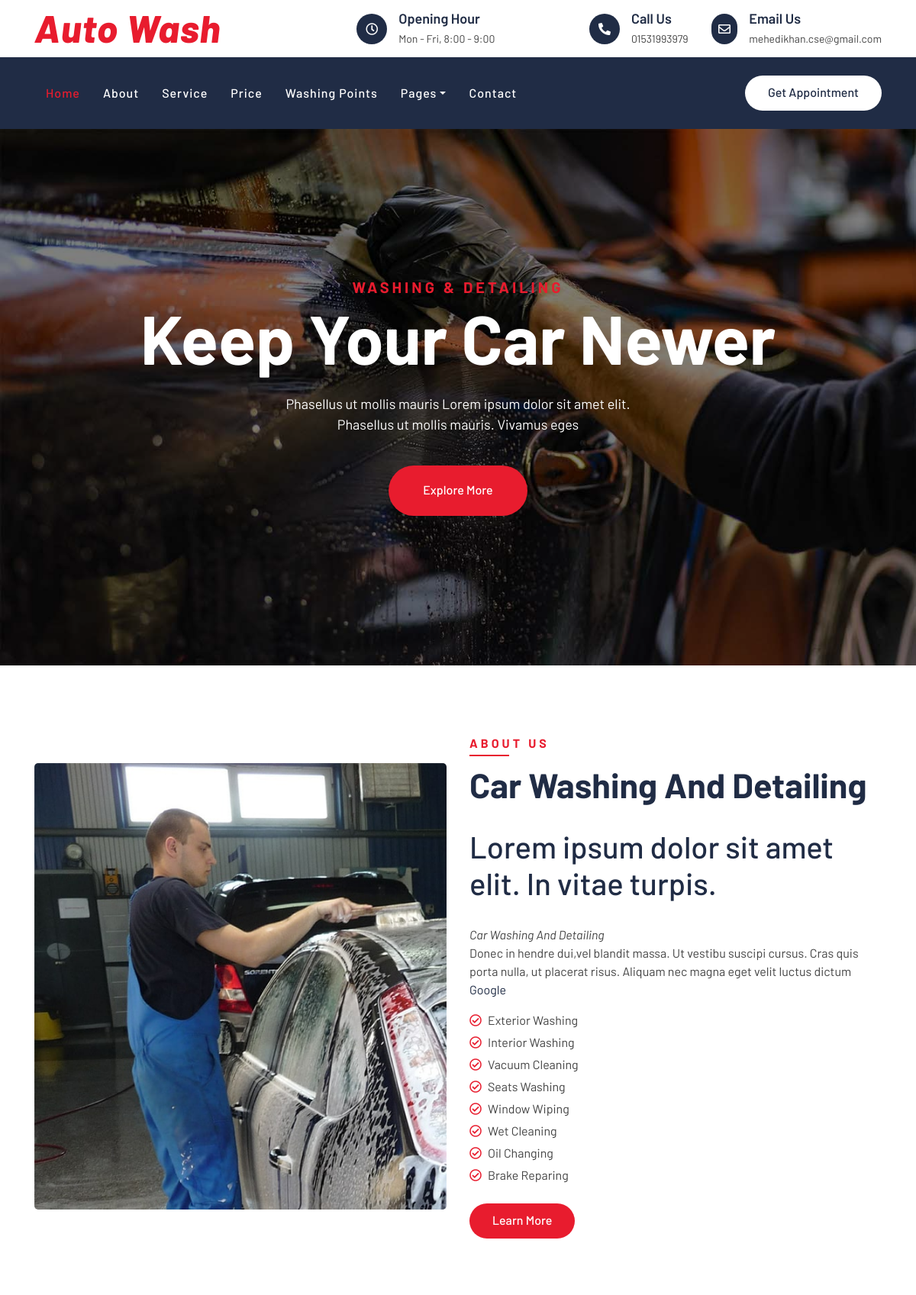
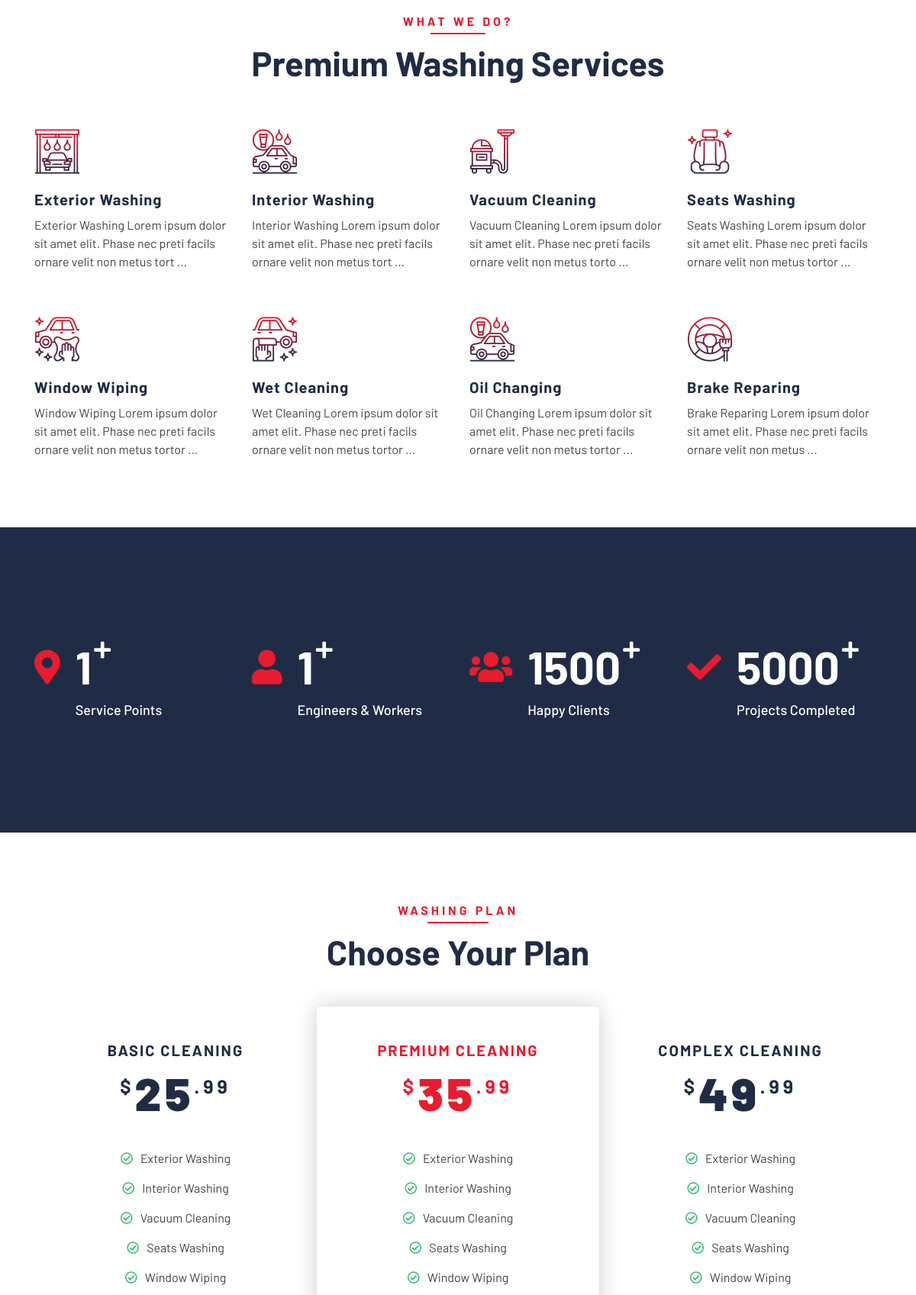
The page / (upper part) on the database its author committed (2 pictures, top to bottom).
### CleaningService/models.py (models this page shows, shortened)
class Office(models.Model):
    Ouser = models.OneToOneField(User,on_delete=models.CASCADE,default='1')
    Office_name = models.CharField(max_length=100,verbose_name='Office Name',blank=True)
    Office_location = models.CharField(max_length=100,verbose_name='Office Location',blank=True)
    Day_time = models.CharField(max_length=100,blank=False,verbose_name='Office Day and Time')
    Number = models.CharField(max_length=15,blank=True,verbose_name='Quick Contact Number')
    Email = models.EmailField()
    Status = models.BooleanField(default=False)

class Carousel(models.Model):
    Catitle = models.CharField(max_length=100,verbose_name='Title',blank=False)
    CaSubTitle = models.CharField(max_length=150,verbose_name='Subtitle',blank=False)
    CaImage = models.ImageField(upload_to='carousel',verbose_name='Image',default='carousel.jpg')
    CaDesc = models.TextField(max_length=300,verbose_name='Description',blank=False)
    Status = models.BooleanField(default=False)
    def desc(self):
        return self.CaDesc[:100]

class AboutUs(models.Model):
    Auser = models.OneToOneField(User,on_delete=models.CASCADE,default='1')
    Atitle = models.CharField(max_length=100,verbose_name='Title',blank=False)
    SItem = models.ManyToManyField(CleanningService,verbose_name='Service Items',blank=False)
    AImage = models.ImageField(upload_to='carousel',verbose_name='Image(H:650px,W:600px)',default='carousel.jpg')
    ADesc = models.TextField(max_length=300,verbose_name='Description',blank=False)
    Status = models.BooleanField(default=False)

class CleanningService(models.Model):
    SName = models.CharField(max_length=150,blank=False,verbose_name='Service Name')
    SDesc = models.TextField(max_length=350,blank=False,verbose_name='Description')
    SPrice = models.DecimalField(max_digits=5,decimal_places=2,blank=False,verbose_name='Service Price')
    SIcon = models.CharField(max_length=50,blank= True,default='flaticon-car-wash',verbose_name='Icon Class Name')
    SImage = models.ImageField(upload_to='serviceimage',blank=True,verbose_name='Service Image')
    def __str__(self):
        return self.SName
    def shotdesc(self):
        return self.SDesc[:100]

class CleaningPlan(models.Model):
    CPName = models.CharField(max_length=100,blank=False,verbose_name='Cleaning Plan Name')
    CPPrice = models.DecimalField(max_digits=5,decimal_places=2,blank=False,verbose_name='Price')
    CPItems = models.ManyToManyField(CleanningService,verbose_name='Cleaning Items')
    CPStatus = models.CharField(max_length=60,blank=False,choices=CPSTATUS,default=CPSTATUS,verbose_name='Plan Status')
    CPFeatured = models.BooleanField(default=False,verbose_name='Featured')

### CleaningService/views.py (the view)
# urls.py: path('',home,name='home'),
def home(request):
    context = {}
    service = CleanningService.objects.all()
    context['services'] = service
    office = Office.objects.all()
    context['offices'] = office
    plan = CleaningPlan.objects.all()
    context['plans'] = plan
    servicePoints = ServicePoint.objects.all()
    context['servicePoints'] = servicePoints
    count_servicePoints = ServicePoint.objects.all().count()
    context['countSevice_point'] = count_servicePoints
    employees = Employee.objects.all()
    context['employees'] = employees
    count_employees = Employee.objects.all().count()
    context['count_employees'] = count_employees
    testimonial = Testimonial.objects.filter(Status=True)
    context['testimonials'] = testimonial
    carousel = Carousel.objects.filter(Status=True)
    context['carousels'] = carousel
    aboutus = AboutUs.objects.filter(Status=True).filter(Auser__username = 'admin').first()
    context['aboutus'] = aboutus
    return render(request,'Homepage/index.html',context)

### CleaningService/models.py (called while the page is built)
    def comment(self):
        return self.CComment[:100]

### CleaningService/templatetags/mytags.py (called while the page is built)
@register.filter(name='checkpath')
def check_path(path):
    data = path.split('/')
    return data[-2]

@register.filter(name='adecimalplace')
def decimalplace(number):
    num = str(number)
    return num[-3:]

@register.filter(name='bdecimalplace')
def bdecimalplace(number):
    num = str(number)
    return num[:-3]

@register.filter(name='markdown')
def markdown_format(text):
    return mark_safe(markdown.markdown(text))

### templates/Homepage/index.html (shortened to what this page needs)
{% extends 'CleanningService/base.html' %}
{% block container %}
    {% include 'CleanningService/topbar.html' %}
    {% include 'CleanningService/navbar.html' %}
    {% include 'CleanningService/carousel.html' %}
    {% include 'CleanningService/about.html' %}
    {% include 'CleanningService/service.html' %}
    {% include 'CleanningService/facts.html' %}
    {% include 'CleanningService/price.html' %}
{% endblock %}

### templates/CleanningService/topbar.html
<div class="top-bar">
    <div class="container">
        <div class="row align-items-center">
            <div class="col-lg-4 col-md-12">
                <div class="logo">
                    <a href="{% url 'home' %}">
                        {% for office in offices %}
                        {% if office.Status == True %}
                        <h1>{{office.Office_name}}</h1>
                        {% else %}
                        <h1>Auto<span>Wash</span></h1>
                        {% endif %}
                        {% endfor %}
                    </a>
                </div>
            </div>
            {% for office in offices %}
            {% if office.Status == True %}
            <div class="col-lg-8 col-md-7 d-none d-lg-block">
                <div class="row">
                    <div class="col-4">
                        <div class="top-bar-item">
                            <div class="top-bar-icon">
                                <i class="far fa-clock"></i>
                            </div>
                            <div class="top-bar-text">
                                <h3>Opening Hour</h3>
                                <p>{{office.Day_time}}</p>
                            </div>
                        </div>
                    </div>
                    <div class="col-4">
                        <div class="top-bar-item">
                            <div class="top-bar-icon">
                                <i class="fa fa-phone-alt"></i>
                            </div>
                            <div class="top-bar-text">
                                <h3>Call Us</h3>
                                <p>{{office.Number}}</p>
                            </div>
                        </div>
                    </div>
                    <div class="col-4">
                        <div class="top-bar-item">
                            <div class="top-bar-icon">
                                <i class="far fa-envelope"></i>
                            </div>
                            <div class="top-bar-text">
                                <h3>Email Us</h3>
                                <p>{{office.Email}}</p>
                            </div>
                        </div>
                    </div>
                </div>
            </div>
            {% endif %}
            {% endfor %}
        </div>
    </div>
</div>

### templates/CleanningService/carousel.html
{% load static %}
<div class="carousel">
    <div class="container-fluid">
        <div class="owl-carousel">
            {% for carousel in carousels %}
            <div class="carousel-item">
                <div class="carousel-img">
                    <img src="{{carousel.CaImage.url }}" alt="{{carousel.Catitle}}">
                </div>
                <div class="carousel-text">
                    <h3>{{carousel.Catitle}}</h3>
                    <h1>{{carousel.CaSubTitle}}</h1>
                    <p>
                        {{carousel.desc}}
                    </p>
                    <a class="btn btn-custom" href="">Explore More</a>
                </div>
            </div>
            {% endfor %}
        </div>
    </div>
</div>

### templates/CleanningService/about.html
{% load static %}
{% load mytags %}
<div class="about">
    <div class="container">
        <div class="row align-items-center">
            <div class="col-lg-6">
                <div class="about-img">
                    {% if aboutus.AImage %}
                    <img src="{{aboutus.AImage.url}}" alt="{{aboutus.Atitle}}">
                    {% else %}
                    <img src="{% static 'img/about.jpg' %}" alt="Image">
                    {% endif %}
                </div>
            </div>
            <div class="col-lg-6">
                <div class="section-header text-left">
                    <p>About Us</p>
                    <h2>{{aboutus.Atitle}}</h2>
                </div>
                <div class="about-content">
                    <p>
                        {{aboutus.ADesc|markdown|linebreaks|truncatewords:330}}
                    </p>
                    <ul>
                        {% for item in aboutus.SItem.all %}
                        <li><i class="far fa-check-circle"></i>{{item}}</li>
                        {% endfor %}
                    </ul>
                    <a class="btn btn-custom" href="">Learn More</a>
                </div>
            </div>
        </div>
    </div>
</div>

### templates/CleanningService/service.html (shortened to what this page needs)
{% if services %}
        <div class="service">
            <div class="container">
                <div class="section-header text-center">
                    <p>What We Do?</p>
                    <h2>Premium Washing Services</h2>
                </div>
                <div class="row">
                {% for service in services %}
                    <div class="col-lg-3 col-md-6">
                        <div class="service-item">
                            <i class="{{service.SIcon}}"></i>
                            <h3>{{service.SName}}</h3>
                                <p class="">{{service.shotdesc | add:" ..."}}</p>
                        </div>
                    </div>
                {% endfor %}
                </div>
            </div>
        </div>
{% endif %}

### templates/CleanningService/price.html (shortened to what this page needs)
{% load mytags %}
<div class="price">
    <div class="container">
        <div class="section-header text-center">
            <p>Washing Plan</p>
            <h2>Choose Your Plan</h2>
        </div>
        <div class="row">
            {% if plans %}
                {% for plan in plans %}
                    {% if plan.CPFeatured == True %}
                        <div class="col-md-4">
                            <div class="price-item featured-item">
                                <div class="price-header">
                                    <h3>{{plan.CPName}}</h3>
                                    <h2><span>$</span><strong>{{plan.CPPrice|bdecimalplace}}</strong><span>{{plan.CPPrice|adecimalplace}}</span></h2>
                                </div>
                                <div class="price-body">
                                    <ul>
                                        {% for item in plan.CPItems.all %}
                                            <li><i class="far fa-check-circle"></i>{{item.SName}}</li>
                                        {% endfor %}
                                    </ul>
                                </div>
                            </div>
                        </div>
                    {% else %}
                        <div class="col-md-4">
                            <div class="price-item">
                                <div class="price-header">
                                    <h3>{{plan.CPName}}</h3>
                                    <h2><span>$</span><strong>{{plan.CPPrice|bdecimalplace}}</strong><span>{{plan.CPPrice|adecimalplace}}</span></h2>
                                </div>
                                <div class="price-body">
                                    <ul>
                                        {% for item in plan.CPItems.all %}
                                            <li><i class="far fa-check-circle"></i>{{item.SName}}</li>
                                        {% endfor %}
                                    </ul>
                                </div>
                            </div>
                        </div>
                    {% endif %}
                {% endfor %}
            {% endif %}
        </div>
    </div>
</div>

### rows shown on the page
Office: Office_name "Auto Wash", Day_time "Mon - Fri, 8:00 - 9:00", Number "01531993979", Email "mehedikhan.cse@gmail.com"
Carousel: CaImage (picture), Catitle "WASHING & DETAILING", CaSubTitle "Keep Your Car Newer", desc "Phasellus ut mollis mauris Lorem ipsum dolor sit amet elit. Phasellus ut mollis mauris. Vivamus eges"
AboutUs: AImage (picture), Atitle "Car Washing And Detailing", ADesc "Lorem ipsum dolor sit amet elit. In vitae turpis. Car Washing And Detailing Donec in hendre dui,vel blandit massa. Ut vestibu suscipi cursus. Cras quis porta nulla, ut placerat risus. Aliquam nec magna eget velit luctus dictum Google"
CleanningService: SName "Exterior Washing", shotdesc|add "Exterior Washing Lorem ipsum dolor sit amet elit. Phase nec preti facils ornare velit non metus tort ..."
CleanningService: SName "Interior Washing", shotdesc|add "Interior Washing Lorem ipsum dolor sit amet elit. Phase nec preti facils ornare velit non metus tort ..."
CleanningService: SName "Vacuum Cleaning", shotdesc|add "Vacuum Cleaning Lorem ipsum dolor sit amet elit. Phase nec preti facils ornare velit non metus torto ..."
CleanningService: SName "Seats Washing", shotdesc|add "Seats Washing Lorem ipsum dolor sit amet elit. Phase nec preti facils ornare velit non metus tortor ..."
CleanningService: SName "Window Wiping", shotdesc|add "Window Wiping Lorem ipsum dolor sit amet elit. Phase nec preti facils ornare velit non metus tortor ..."
CleanningService: SName "Wet Cleaning", shotdesc|add "Wet Cleaning Lorem ipsum dolor sit amet elit. Phase nec preti facils ornare velit non metus tortor ..."
CleanningService: SName "Oil Changing", shotdesc|add "Oil Changing Lorem ipsum dolor sit amet elit. Phase nec preti facils ornare velit non metus tortor ..."
CleanningService: SName "Brake Reparing", shotdesc|add "Brake Reparing Lorem ipsum dolor sit amet elit. Phase nec preti facils ornare velit non metus ..."
CleaningPlan: CPName "BASIC CLEANING", CPPrice|bdecimalplace "25", CPPrice|adecimalplace ".99"
CleaningPlan: CPName "PREMIUM CLEANING", CPPrice|bdecimalplace "35", CPPrice|adecimalplace ".99"
CleaningPlan: CPName "COMPLEX CLEANING", CPPrice|bdecimalplace "49", CPPrice|adecimalplace ".99"

### other values the page prints
{{ countSevice_point }} "1"
{{ count_employees }} "1"
